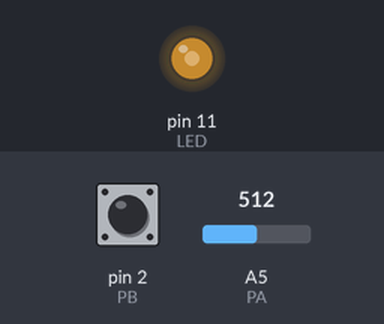
A sketch run on a simulated Arduino Uno, built with avr-gcc and run on an emulated ATmega328P. Parts: output pins drawn as LEDs (lit = HIGH). The inputs (shaded band) are chosen by the test bench; at power-on: A5 (PA) = 512, pin 2 (PB) HIGH.

Above: at 1.2 s.
1.3 s: A5 (PA) set to 716
At 2.2 s:
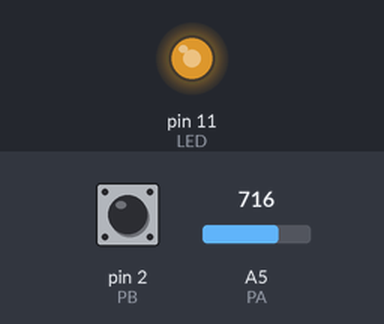
2.8 s: A5 (PA) set to 900
At 3.3 s:
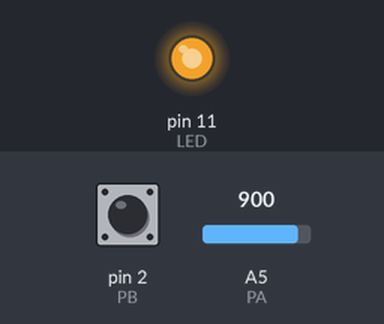
4.3 s: A5 (PA) set to 122
At 5.5 s:
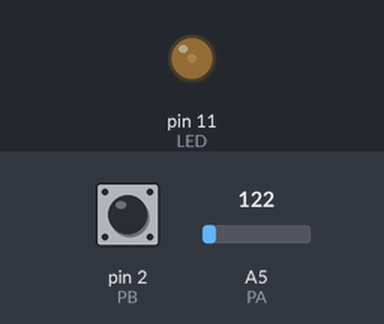
5.8 s: A5 (PA) set to 0
At 6.8 s:
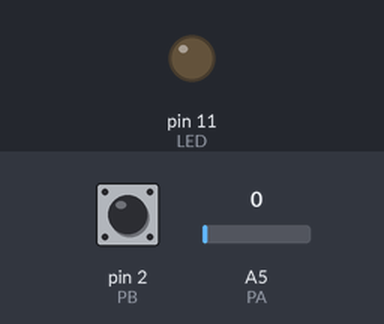
Timing chart, 0 to 8.3 s (numbered marks = the images above; inputs shaded):
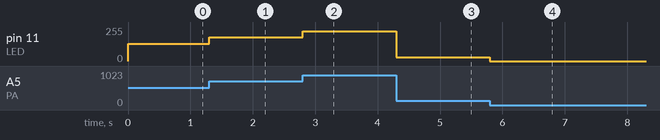

Measured:
- after the input at 1.3 s, pin 11 (LED): 128/255 → 179/255 at once
- after the input at 2.8 s, pin 11 (LED): 179/255 → 225/255 at once
- after the input at 4.3 s, pin 11 (LED): 225/255 → 30/255 at once
- after the input at 5.8 s, pin 11 (LED): 30/255 → 0/255 at once

The sketch:

Pin_IO.ino
```cpp
#define LED 11
int PB=2;
int PA=A5;
bool Tombol;
int TA;

void setup() {
  pinMode(LED,OUTPUT);
  pinMode(PB,INPUT_PULLUP);
  pinMode(PA,INPUT);

  digitalWrite(LED,LOW);

  // put your setup code here, to run once:

}

void loop() {
  Tombol=digitalRead(PB);
  TA=analogRead(PA);
  analogWrite(LED,TA/4);

/*  if(Tombol==0)
  {
    digitalWrite(LED,HIGH);
  }
  else
  {
    digitalWrite(LED,LOW);
  }*/
  // put your main code here, to run repeatedly:

}
```
